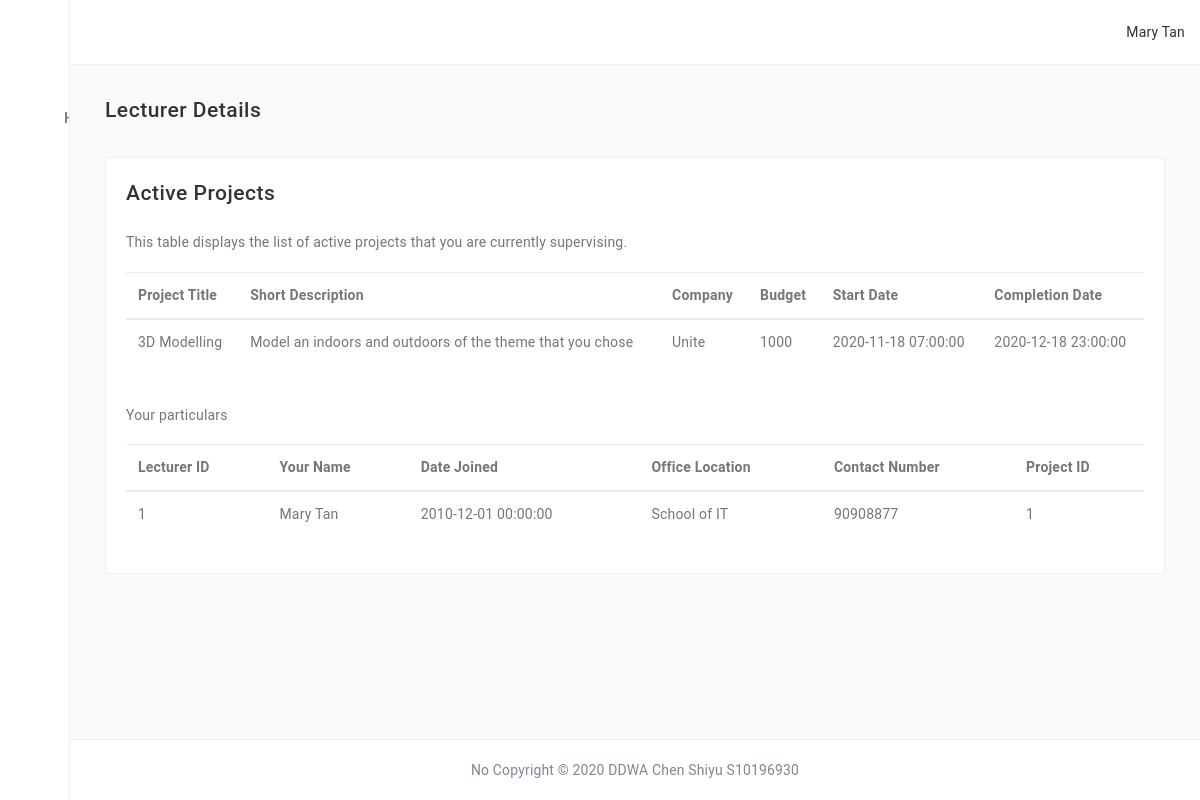
Screenshot of /Lecturer.php (signed in) with the database file from the repository.
### tables this page shows
CREATE TABLE `lecturer` (
  `lecturer_id` int(11) NOT NULL,
  `full_name` varchar(200) NOT NULL,
  `date_joined` datetime NOT NULL,
  `office_location` varchar(200) NOT NULL,
  `contact_no` int(11) NOT NULL,
  `project_id` int(11) NOT NULL,
  `password` varchar(50) DEFAULT NULL
);

CREATE TABLE `project` (
  `project_id` int(11) NOT NULL,
  `title` varchar(200) NOT NULL,
  `short_description` varchar(200) NOT NULL,
  `start_date` datetime NOT NULL,
  `completion_date` datetime NOT NULL,
  `budget` int(11) NOT NULL,
  `company_name` varchar(200) NOT NULL
);

### Lecturer.php (the view, shortened to what this page needs)
<?php
    $loginUserID="2";
    $fullName = "";
    if(isset($_SESSION["loginUserID"])){
        $loginUserID = $_SESSION["loginUserID"];
    }
    $dbhost = "localhost";
    $dbuser = "root";
    $dbpass = "";
    $dbname = "chenshiyu_ddwa";
    $connection = mysqli_connect($dbhost, $dbuser, $dbpass, $dbname);
    if(mysqli_connect_errno()) {
        die("Database connection failed: " .
            mysqli_connect_error() .
            " (" . mysqli_connect_errno() . ")"
        );
    }
    else {
        $sql = "SELECT * FROM lecturer l, project p where l.project_id = p.project_id and l.lecturer_id=" . $loginUserID;
        $result = $connection->query($sql);
        if ($result->num_rows > 0) {
            if($row = mysqli_fetch_assoc($result)) {
                $fullName = $row["full_name"];
                $title = $row["title"];
                $description = $row["short_description"];
                $company = $row["company_name"];
                $budget = $row["budget"];
                $startDate = $row["start_date"];
                $endDate = $row["completion_date"];
            }
        }
        $sql = "SELECT * FROM lecturer WHERE lecturer_id=" . $loginUserID . "";
        $result = $connection->query($sql);
        if ($result->num_rows > 0) {
            if($row = mysqli_fetch_assoc($result)) {
                $lecturer_ID = $row["lecturer_id"];
                $full_L_name = $row["full_name"];
                $dateJoined = $row["date_joined"];
                $officeLocation = $row["office_location"];
                $contactNumber = $row["contact_no"];
                $projectID = $row["project_id"];
            }
        }
    }
?>
<!DOCTYPE html>
<html>
   <head>
      <link href="https://colorlib.com/polygon/adminator/style.css" rel="stylesheet">
   </head>
   <body class="app">
      <div>
         <div class="sidebar">
            <div class="sidebar-inner">
               <div class="sidebar-logo">
                  <div class="peers ai-c fxw-nw">
                     <div class="peer peer-greed">
                        <a class="sidebar-link td-n" href="#" class="td-n">
                           <div class="peers ai-c fxw-nw">
                              <div class="peer">
                                 <div class="logo"></div>
                              </div>
                           </div>
                        </a>
                     </div>
                  </div>
               </div>
               <ul class="sidebar-menu scrollable pos-r">
                  <li class="nav-item mT-30 active"><a class="sidebar-link" href="#" default><span class="icon-holder"><i class="c-blue-500 ti-home"></i> </span><span class="title">Home</span></a></li>
               </ul>
            </div>
         </div>
         <div class="page-container">
            <div class="header navbar">
               <div class="header-container">
                  <ul class="nav-left">
                     <li><a id="sidebar-toggle" class="sidebar-toggle" href="javascript:void(0);"><i class="ti-menu"></i></a></li>
                  </ul>
                  <ul class="nav-right">
                     <li class="dropdown">
                        <a href="" class="dropdown-toggle no-after peers fxw-nw ai-c lh-1" data-toggle="dropdown">
                           <div class="peer"><span class="fsz-sm c-grey-900"><?php echo $fullName?></span></div>
                        </a>
                     </li>
                  </ul>
               </div>
            </div>
            <main class="main-content bgc-grey-100">
               <div id="mainContent">
                  <div class="container-fluid">
                     <h4 class="c-grey-900 mT-10 mB-30">Lecturer Details</h4>
                     <div class="row">
                        <div class="col-md-12">
                           <div class="bgc-white bd bdrs-3 p-20 mB-20">
                              <h4 class="c-grey-900 mB-20">Active Projects</h4>
                              <p>This table displays the list of active projects that you are currently supervising.</p>
                              <table class="table">
                                 <thead>
                                    <tr>
                                       <th scope="col">Project Title</th>
                                       <th scope="col">Short Description</th>
                                       <th scope="col">Company</th>
                                       <th scope="col">Budget</th>
                                       <th scope="col">Start Date</th>
                                       <th scope="col">Completion Date</th>
                                    </tr>
                                 </thead>
                                 <tbody>
                                    <tr>
                                       <td><?php echo $title?></td>
                                       <td><?php echo $description?></td>
                                       <td><?php echo $company?></td>
                                       <td><?php echo $budget?></td>
                                       <td><?php echo $startDate?></td>
                                       <td><?php echo $endDate?></td>
                                    </tr>
                                 </tbody>
                              </table><br>
                              <p>Your particulars</p>
                              <table class="table">
                                 <thead>
                                    <tr>
                                       <th scope="col">Lecturer ID</th>
                                       <th scope="col">Your Name</th>
                                       <th scope="col">Date Joined</th>
                                       <th scope="col">Office Location</th>
                                       <th scope="col">Contact Number</th>
                                       <th scope="col">Project ID</th>
                                    </tr>
                                 </thead>
                                 <tbody>
                                    <tr>
                                       <td><?php echo $lecturer_ID?></td>
                                       <td><?php echo $full_L_name?></td>
                                       <td><?php echo $dateJoined?></td>
                                       <td><?php echo $officeLocation?></td>
                                       <td><?php echo $contactNumber?></td>
                                       <td><?php echo $projectID?></td>
                                    </tr>
                                 </tbody>
                              </table>
                           </div>
                        </div>
                     </div>
               </div>
            </main>
            <footer class="bdT ta-c p-30 lh-0 fsz-sm c-grey-600">
               <span>No Copyright © 2020 DDWA Chen Shiyu S10196930</span>
            </footer>
         </div>
      </div>
   </body>
</html>

### rows the page displays
lecturer: full_name "Mary Tan", project.title "3D Modelling", project.short_description "Model an indoors and outdoors of the theme that you chose", project.company_name "Unite", project.budget "1000", project.start_date "2020-11-18 07:00:00", project.completion_date "2020-12-18 23:00:00", lecturer_id "1", date_joined "2010-12-01 00:00:00", office_location "School of IT", contact_no "90908877", project "1"
